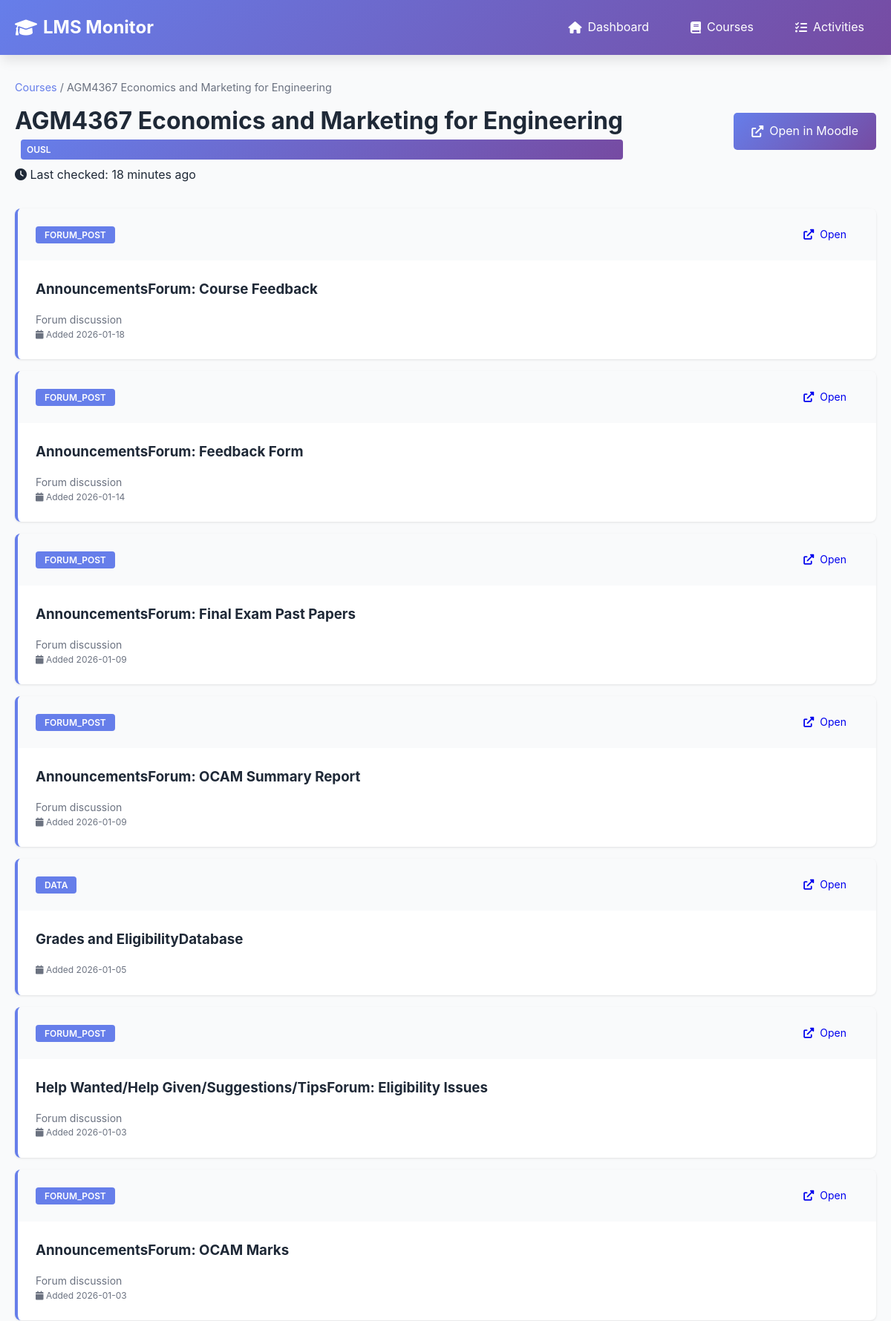
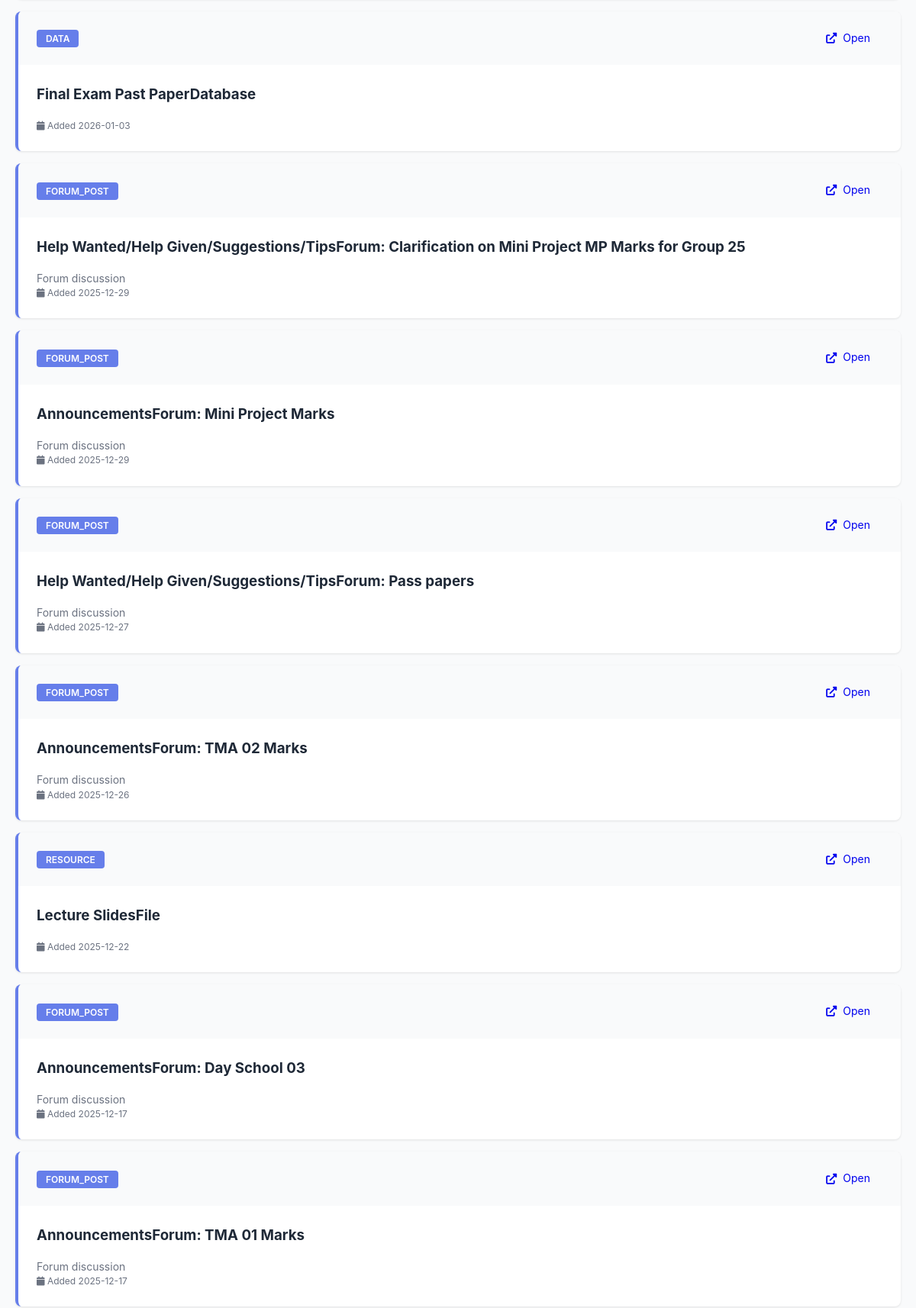
Screenshot of /course/ousl_1437 (upper part) with the database file from the repository (2 pictures, top to bottom).
### tables this page shows
CREATE TABLE courses (
                id INTEGER PRIMARY KEY AUTOINCREMENT,
                course_id TEXT UNIQUE NOT NULL,
                lms_name TEXT NOT NULL,
                course_name TEXT NOT NULL,
                course_url TEXT,
                first_seen TIMESTAMP DEFAULT CURRENT_TIMESTAMP,
                last_checked TIMESTAMP DEFAULT CURRENT_TIMESTAMP
            );

CREATE TABLE activities (
                id INTEGER PRIMARY KEY AUTOINCREMENT,
                activity_id TEXT UNIQUE NOT NULL,
                course_id TEXT NOT NULL,
                activity_type TEXT NOT NULL,
                title TEXT NOT NULL,
                description TEXT,
                url TEXT,
                deadline TIMESTAMP,
                first_seen TIMESTAMP DEFAULT CURRENT_TIMESTAMP,
                is_new BOOLEAN DEFAULT 1,
                metadata TEXT,
                FOREIGN KEY (course_id) REFERENCES courses(course_id)
            );

### app.py (the view)
@app.route('/course/<course_id>')
def course_detail(course_id):
    activities = db.get_activities_by_course(course_id)
    courses = db.get_all_courses()
    course = next((c for c in courses if c['course_id'] == course_id), None)
    return render_template('course_detail.html', course=course, activities=activities)

### database.py (called while the page is built)
    def get_connection(self):
        return sqlite3.connect(self.db_path)

    def get_all_courses(self, lms_name: str = None) -> List[Dict[str, Any]]:
        conn = self.get_connection()
        cursor = conn.cursor()
        if lms_name:
            cursor.execute("""
                SELECT course_id, lms_name, course_name, course_url, first_seen, last_checked
                FROM courses
                WHERE lms_name = ?
                ORDER BY course_name
            """, (lms_name,))
        else:
            cursor.execute("""
                SELECT course_id, lms_name, course_name, course_url, first_seen, last_checked
                FROM courses
                ORDER BY lms_name, course_name
            """)
        columns = [desc[0] for desc in cursor.description]
        courses = [dict(zip(columns, row)) for row in cursor.fetchall()]
        conn.close()
        return courses

    def get_activities_by_course(self, course_id: str) -> List[Dict[str, Any]]:
        conn = self.get_connection()
        cursor = conn.cursor()
        cursor.execute("""
            SELECT
                activity_id, activity_type, title, description, url,
                deadline, first_seen, is_new, metadata
            FROM activities
            WHERE course_id = ?
            ORDER BY first_seen DESC
        """, (course_id,))
        columns = [desc[0] for desc in cursor.description]
        activities = []
        for row in cursor.fetchall():
            activity = dict(zip(columns, row))
            if activity['metadata']:
                activity['metadata'] = json.loads(activity['metadata'])
            activities.append(activity)
        conn.close()
        return activities

### templates/course_detail.html (shortened to what this page needs)
{% extends "base.html" %}  {% block content %} {% if
course %}
<div class="page-header">
  <div>
    <div class="breadcrumb">
      <a href="/courses">Courses</a> / {{ course.course_name }}
    </div>
    <h1>{{ course.course_name }}</h1>
    <div class="course-meta">
      <span class="lms-badge">{{ course.lms_name }}</span>
      <span
        ><i class="fas fa-clock"></i> Last checked: {{
        course.last_checked|timeago }}</span
      >
    </div>
  </div>
  {% if course.course_url %}
  <a href="{{ course.course_url }}" target="_blank" class="btn btn-primary">
    <i class="fas fa-external-link-alt"></i> Open in Moodle
  </a>
  {% endif %}
</div>
{% if activities %}
<div class="activities-container">
  {% for activity in activities %}
  <div class="activity-card {% if activity.is_new %}new{% endif %}">
    <div class="activity-card-header">
      <div>
        <span class="activity-type">{{ activity.activity_type }}</span>
      </div>
      {% if activity.url %}
      <a href="{{ activity.url }}" target="_blank" class="btn btn-small">
        <i class="fas fa-external-link-alt"></i> Open
      </a>
      {% endif %}
    </div>
    <div class="activity-card-body">
      <h3>{{ activity.title }}</h3>
       {% if activity.description %}
      <p class="activity-description">{{ activity.description }}</p>
      {% endif %}
      <p class="activity-time">
        <i class="fas fa-calendar"></i> Added {{ activity.first_seen|timeago }}
      </p>
    </div>
  </div>
  {% endfor %}
</div>
{% else %}
<div class="empty-state-large">
  <i class="fas fa-tasks"></i>
  <h2>No Activities Yet</h2>
  <p>This course doesn't have any activities tracked yet.</p>
</div>
{% endif %} {% endif %} {% endblock %}

### static/style.css (style rules this page uses)
:root { --primary-color: #667eea; --secondary-color: #764ba2; --accent-color: #f093fb; --success-color: #10b981; --danger-color: #ef4444; --warning-color: #f59e0b; --info-color: #3b82f6; --text-color: #1f2937; --text-light: #6b7280; --bg-color: #f9fafb; --card-bg: #ffffff; --border-color: #e5e7eb; --shadow: 0 1px 3px rgba(0, 0, 0, 0.1); --shadow-lg: 0 10px 15px -3px rgba(0, 0, 0, 0.1); }
* { margin: 0; padding: 0; box-sizing: border-box; }
body { font-family: -apple-system, BlinkMacSystemFont, "Segoe UI", Roboto, "Helvetica Neue", Arial, sans-serif; line-height: 1.6; color: var(--text-color); background-color: var(--bg-color); }
.page-header { display: flex; justify-content: space-between; align-items: center; margin-bottom: 2rem; flex-wrap: wrap; gap: 1rem; }
.page-header h1 { font-size: 2rem; color: var(--text-color); }
.breadcrumb { font-size: 0.9rem; color: var(--text-light); margin-bottom: 0.5rem; }
.breadcrumb a { color: var(--primary-color); text-decoration: none; }
.btn { padding: 0.75rem 1.5rem; border: none; border-radius: 5px; cursor: pointer; font-size: 1rem; text-decoration: none; display: inline-flex; align-items: center; gap: 0.5rem; transition: all 0.3s; }
.btn-primary { background: linear-gradient( 135deg, var(--primary-color) 0%, var(--secondary-color) 100% ); color: white; }
.btn-small { padding: 0.5rem 1rem; font-size: 0.875rem; }
.activity-type { background: var(--primary-color); color: white; padding: 0.25rem 0.75rem; border-radius: 4px; font-size: 0.75rem; text-transform: uppercase; font-weight: 600; }
.activity-time { color: var(--text-light); font-size: 0.75rem; }
.activity-description { color: var(--text-light); font-size: 0.875rem; margin-top: 0.5rem; line-height: 1.4; }
.lms-badge { background: var(--secondary-color); color: white; padding: 0.25rem 0.5rem; border-radius: 3px; font-size: 0.75rem; font-weight: 600; }
.course-meta { display: flex; flex-direction: column; gap: 0.5rem; }
.activities-container { display: flex; flex-direction: column; gap: 1rem; }
.activity-card { background: var(--card-bg); border-radius: 8px; box-shadow: var(--shadow); overflow: hidden; border-left: 4px solid var(--primary-color); }
.activity-card-header { padding: 1rem 1.5rem; background: var(--bg-color); display: flex; justify-content: space-between; align-items: center; }
.activity-card-body { padding: 1.5rem; }
.activity-card-body h3 { margin-bottom: 1rem; color: var(--text-color); }
.lms-badge { display: inline-block; padding: 0.25rem 0.5rem; background: linear-gradient(135deg, #667eea, #764ba2); color: white; border-radius: 4px; font-size: 0.75rem; font-weight: 600; margin-left: 0.5rem; }

### rows the page displays
courses: course_name "AGM4367 Economics and Marketing for Engineering", lms_name "OUSL", last_checked "18 minutes ago"
activities: activity_type "FORUM_POST", title "AnnouncementsForum: Course Feedback", description "Forum discussion", first_seen "2026-01-18"
activities: activity_type "FORUM_POST", title "AnnouncementsForum: Feedback Form", description "Forum discussion", first_seen "2026-01-14"
activities: activity_type "FORUM_POST", title "AnnouncementsForum: Final Exam Past Papers", description "Forum discussion", first_seen "2026-01-09"
activities: activity_type "FORUM_POST", title "AnnouncementsForum: OCAM Summary Report", description "Forum discussion", first_seen "2026-01-09"
activities: activity_type "DATA", title "Grades and EligibilityDatabase", first_seen "2026-01-05"
activities: activity_type "FORUM_POST", title "Help Wanted/Help Given/Suggestions/TipsForum: Eligibility Issues", description "Forum discussion", first_seen "2026-01-03"
activities: activity_type "FORUM_POST", title "AnnouncementsForum: OCAM Marks", description "Forum discussion", first_seen "2026-01-03"
activities: activity_type "DATA", title "Final Exam Past PaperDatabase", first_seen "2026-01-03"
activities: activity_type "FORUM_POST", title "Help Wanted/Help Given/Suggestions/TipsForum: Clarification on Mini Project MP Marks for Group 25", description "Forum discussion", first_seen "2025-12-29"
activities: activity_type "FORUM_POST", title "AnnouncementsForum: Mini Project Marks", description "Forum discussion", first_seen "2025-12-29"
activities: activity_type "FORUM_POST", title "Help Wanted/Help Given/Suggestions/TipsForum: Pass papers", description "Forum discussion", first_seen "2025-12-27"
activities: activity_type "FORUM_POST", title "AnnouncementsForum: TMA 02 Marks", description "Forum discussion", first_seen "2025-12-26"
activities: activity_type "RESOURCE", title "Lecture SlidesFile", first_seen "2025-12-22"
activities: activity_type "FORUM_POST", title "AnnouncementsForum: Day School 03", description "Forum discussion", first_seen "2025-12-17"
activities: activity_type "FORUM_POST", title "AnnouncementsForum: TMA 01 Marks", description "Forum discussion", first_seen "2025-12-17"
